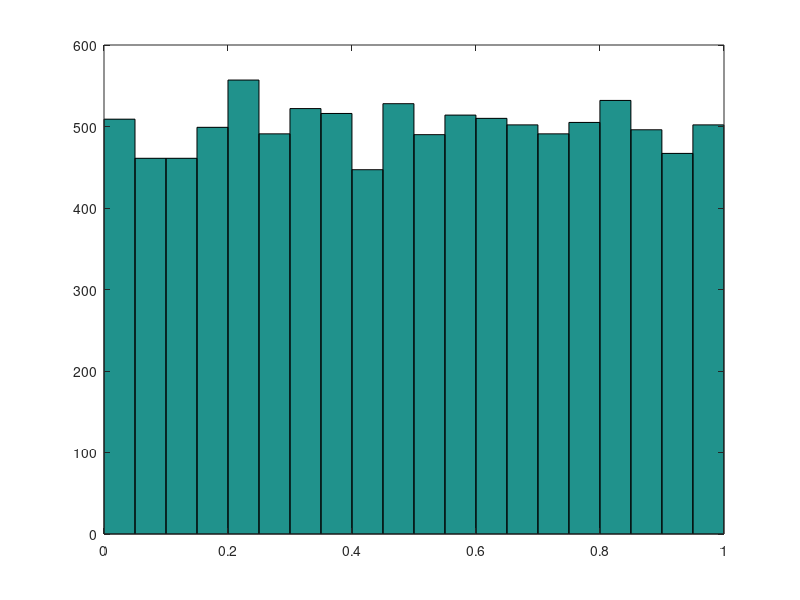
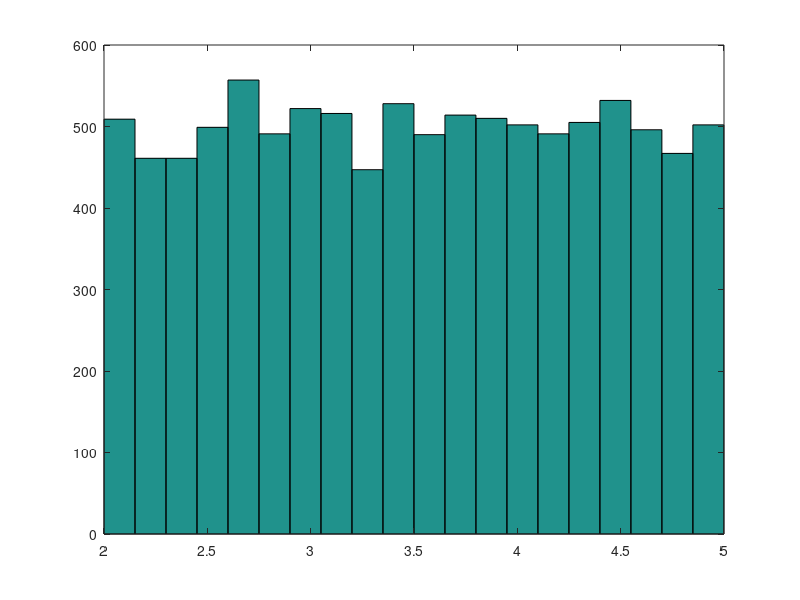

The MATLAB script that drew these images, in order:
N = 10000;

% Uniform distribution (0,1)
dist1 = rand(N,1);
figure;
hist(dist1,20);


% Uniform distribution (2,5)
dist2 = 3*dist1+2;
figure;
hist(dist2,20);
